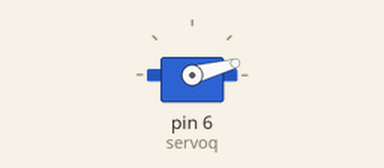
The sketch below on a simulated Arduino Uno, built with avr-gcc and run on an emulated ATmega328P. Parts: servo.

Above: at 0.05 s.
Timing chart, 0 to 3.5 s (numbered marks = the images above):
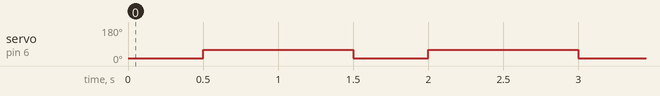

The sketch:

servo.ino
```cpp
#include<Servo.h>
Servo servoq;
void setup() {
  servoq.attach(6);

}

void loop() {
  servoq.write(15);
  delay(500);
  servoq.write(60);
  delay(1000);

}
```

Measured:
- by itself, servo on pin 6 (servoq): alternates 60° for 1.0 s and 15° for 0.50 s
